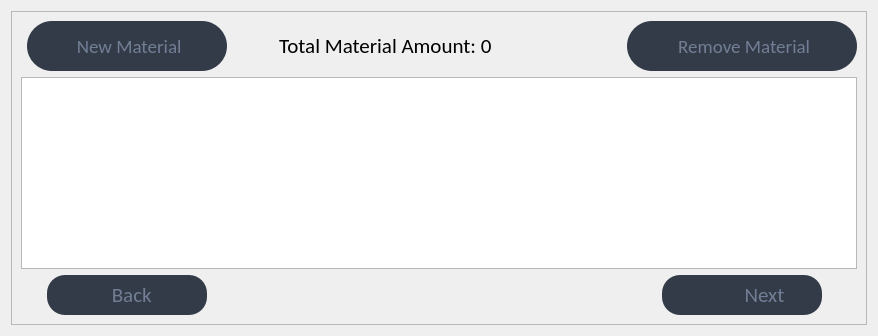
                     <widget class="QWidget" name="param">
                      <layout class="QHBoxLayout" name="horizontalLayout_6">
                       <item>
                        <widget class="QFrame" name="param_frame">
                         <property name="frameShape">
                          <enum>QFrame::StyledPanel</enum>
                         </property>
                         <property name="frameShadow">
                          <enum>QFrame::Raised</enum>
                         </property>
                         <layout class="QGridLayout" name="gridLayout">
                          <item row="0" column="6">
                           <widget class="QPushButton" name="btn_removemat">
                            <property name="enabled">
                             <bool>true</bool>
                            </property>
                            <property name="minimumSize">
                             <size>
                              <width>230</width>
                              <height>50</height>
                             </size>
                            </property>
                            <property name="maximumSize">
                             <size>
                              <width>200</width>
                              <height>50</height>
                             </size>
                            </property>
                            <property name="font">
                             <font>
                              <family>Calibri</family>
                              <pointsize>14</pointsize>
                              <weight>50</weight>
                              <italic>false</italic>
                              <bold>false</bold>
                             </font>
                            </property>
                            <property name="focusPolicy">
                             <enum>Qt::ClickFocus</enum>
                            </property>
                            <property name="styleSheet">
                             <string notr="true">#btn_removemat{
	border: none;
	border-radius: 25px;
	background-color: rgb(52, 59, 72);
	color: rgb(113, 126, 149);
}
#btn_removemat:hover {	
	background-color: rgb(80, 88, 104);
}
#btn_removemat:pressed {
	background-color: rgb(189, 147, 249);
	color: rgb(255, 255, 255);
}</string>
                            </property>
                            <property name="text">
                             <string> Remove Material</string>
                            </property>
                            <property name="icon">
                             <iconset resource="resources.qrc">
                              <normaloff>:/icons/images/icons/cil-remove.png</normaloff>:/icons/images/icons/cil-remove.png</iconset>
                            </property>
                           </widget>
                          </item>
                          <item row="0" column="1">
                           <widget class="QPushButton" name="btn_newmat">
                            <property name="enabled">
                             <bool>true</bool>
                            </property>
                            <property name="minimumSize">
                             <size>
                              <width>200</width>
                              <height>50</height>
                             </size>
                            </property>
                            <property name="maximumSize">
                             <size>
                              <width>500</width>
                              <height>50</height>
                             </size>
                            </property>
                            <property name="font">
                             <font>
                              <family>Calibri</family>
                              <pointsize>14</pointsize>
                              <weight>50</weight>
                              <italic>false</italic>
                              <bold>false</bold>
                             </font>
                            </property>
                            <property name="focusPolicy">
                             <enum>Qt::ClickFocus</enum>
                            </property>
                            <property name="styleSheet">
                             <string notr="true">#btn_newmat{
	border: none;
	border-radius: 25px;
	background-color: rgb(52, 59, 72);
	color: rgb(113, 126, 149);
}
#btn_newmat:hover {	
	background-color: rgb(80, 88, 104);
}
#btn_newmat:pressed {
	background-color: rgb(189, 147, 249);
	color: rgb(255, 255, 255);
}</string>
                            </property>
                            <property name="text">
                             <string> New Material</string>
                            </property>
                            <property name="icon">
                             <iconset resource="resources.qrc">
                              <normaloff>:/icons/images/icons/cil-pencil.png</normaloff>:/icons/images/icons/cil-pencil.png</iconset>
                            </property>
                           </widget>
                          </item>
                          <item row="0" column="4">
                           <spacer name="horizontalSpacer_5">
                            <property name="orientation">
                             <enum>Qt::Horizontal</enum>
                            </property>
                            <property name="sizeHint" stdset="0">
                             <size>
                              <width>40</width>
                              <height>20</height>
                             </size>
                            </property>
                           </spacer>
                          </item>
                          <item row="4" column="0" colspan="7">
                           <widget class="QTreeView" name="param_set_tree">
                            <property name="editTriggers">
                             <set>QAbstractItemView::AllEditTriggers</set>
                            </property>
                            <property name="alternatingRowColors">
                             <bool>false</bool>
                            </property>
                            <property name="selectionBehavior">
                             <enum>QAbstractItemView::SelectItems</enum>
                            </property>
                           </widget>
                          </item>
                          <item row="6" column="6">
                           <layout class="QHBoxLayout" name="horizontalLayout_7">
                            <item>
                             <widget class="QPushButton" name="btn_param_next">
                              <property name="minimumSize">
                               <size>
                                <width>160</width>
                                <height>40</height>
                               </size>
                              </property>
                              <property name="maximumSize">
                               <size>
                                <width>160</width>
                                <height>16777215</height>
                               </size>
                              </property>
                              <property name="font">
                               <font>
                                <family>Calibri</family>
                                <pointsize>16</pointsize>
                               </font>
                              </property>
                              <property name="layoutDirection">
                               <enum>Qt::RightToLeft</enum>
                              </property>
                              <property name="styleSheet">
                               <string notr="true">#btn_param_next {
	background-color: rgb(52, 59, 72);
	border-radius: 18px;
	text-align: cneter;
	padding-right:45px;
	color: rgb(113, 126, 149);
}
#btn_param_next:hover {	
	background-color: rgb(80, 88, 104);
}
#btn_param_next:pressed {
	background-color: rgb(189, 147, 249);
	color: rgb(255, 255, 255);
}</string>
                              </property>
                              <property name="text">
                               <string>Next</string>
                              </property>
                              <property name="icon">
                               <iconset resource="resources.qrc">
                                <normaloff>:/icons/images/icons/cil-caret-right.png</normaloff>:/icons/images/icons/cil-caret-right.png</iconset>
                              </property>
                              <property name="iconSize">
                               <size>
                                <width>20</width>
                                <height>20</height>
                               </size>
                              </property>
                             </widget>
                            </item>
                           </layout>
                          </item>
                          <item row="6" column="1">
                           <layout class="QHBoxLayout" name="horizontalLayout_8">
                            <item>
                             <widget class="QPushButton" name="btn_param_back">
                              <property name="sizePolicy">
                               <sizepolicy hsizetype="Minimum" vsizetype="Fixed">
                                <horstretch>0</horstretch>
                                <verstretch>0</verstretch>
                               </sizepolicy>
                              </property>
                              <property name="minimumSize">
                               <size>
                                <width>160</width>
                                <height>40</height>
                               </size>
                              </property>
                              <property name="maximumSize">
                               <size>
                                <width>160</width>
                                <height>16777215</height>
                               </size>
                              </property>
                              <property name="font">
                               <font>
                                <family>Calibri</family>
                                <pointsize>16</pointsize>
                               </font>
                              </property>
                              <property name="styleSheet">
                               <string notr="true">#btn_param_back {
	background-color: rgb(52, 59, 72);
	border-radius: 18px;
	text-align: cneter;
	color: rgb(113, 126, 149);
}
#btn_param_back:hover {	
	background-color: rgb(80, 88, 104);
}
#btn_param_back:pressed {
	background-color: rgb(189, 147, 249);
	color: rgb(255, 255, 255);
}</string>
                              </property>
                              <property name="text">
                               <string>  Back</string>
                              </property>
                              <property name="icon">
                               <iconset resource="resources.qrc">
                                <normaloff>:/icons/images/icons/cil-caret-left.png</normaloff>:/icons/images/icons/cil-caret-left.png</iconset>
                              </property>
                              <property name="iconSize">
                               <size>
                                <width>20</width>
                                <height>20</height>
                               </size>
                              </property>
                             </widget>
                            </item>
                           </layout>
                          </item>
                          <item row="6" column="2" colspan="3">
                           <spacer name="horizontalSpacer_6">
                            <property name="orientation">
                             <enum>Qt::Horizontal</enum>
                            </property>
                            <property name="sizeHint" stdset="0">
                             <size>
                              <width>40</width>
                              <height>20</height>
                             </size>
                            </property>
                           </spacer>
                          </item>
                          <item row="0" column="2">
                           <spacer name="horizontalSpacer_7">
                            <property name="orientation">
                             <enum>Qt::Horizontal</enum>
                            </property>
                            <property name="sizeHint" stdset="0">
                             <size>
                              <width>40</width>
                              <height>20</height>
                             </size>
                            </property>
                           </spacer>
                          </item>
                          <item row="0" column="3">
                           <widget class="QLabel" name="total_mat_label">
                            <property name="minimumSize">
                             <size>
                              <width>290</width>
                              <height>0</height>
                             </size>
                            </property>
                            <property name="font">
                             <font>
                              <family>Calibri</family>
                              <pointsize>16</pointsize>
                             </font>
                            </property>
                            <property name="text">
                             <string>Total Material Amount: 0</string>
                            </property>
                           </widget>
                          </item>
                         </layout>
                        </widget>
                       </item>
                      </layout>
                     </widget>
